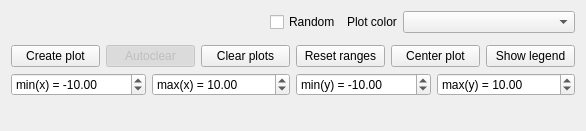
      <widget class="QWidget" name="Plots">
       <attribute name="title">
        <string>Plots</string>
       </attribute>
       <layout class="QVBoxLayout" name="verticalLayout_3" stretch="0,1,0,0,0">
        <item>
         <layout class="QHBoxLayout" name="horizontalLayout_13" stretch="3,0,0,2">
          <item>
           <spacer name="horizontalSpacer">
            <property name="orientation">
             <enum>Qt::Horizontal</enum>
            </property>
            <property name="sizeHint" stdset="0">
             <size>
              <width>40</width>
              <height>20</height>
             </size>
            </property>
           </spacer>
          </item>
          <item>
           <widget class="QCheckBox" name="random_color_checkbox">
            <property name="text">
             <string>Random</string>
            </property>
           </widget>
          </item>
          <item>
           <widget class="QLabel" name="label">
            <property name="text">
             <string>Plot color</string>
            </property>
           </widget>
          </item>
          <item>
           <widget class="QComboBox" name="plot_color"/>
          </item>
         </layout>
        </item>
        <item>
         <widget class="QCustomPlot" name="plot_area" native="true"/>
        </item>
        <item>
         <layout class="QHBoxLayout" name="horizontalLayout_8">
          <item>
           <widget class="QPushButton" name="create_plot_checkbox">
            <property name="focusPolicy">
             <enum>Qt::NoFocus</enum>
            </property>
            <property name="text">
             <string>Create plot</string>
            </property>
            <property name="checkable">
             <bool>true</bool>
            </property>
           </widget>
          </item>
          <item>
           <widget class="QPushButton" name="autoclear_checkbox">
            <property name="enabled">
             <bool>false</bool>
            </property>
            <property name="focusPolicy">
             <enum>Qt::NoFocus</enum>
            </property>
            <property name="text">
             <string>Autoclear</string>
            </property>
            <property name="checkable">
             <bool>true</bool>
            </property>
            <property name="checked">
             <bool>true</bool>
            </property>
           </widget>
          </item>
          <item>
           <widget class="QPushButton" name="clear_plot">
            <property name="focusPolicy">
             <enum>Qt::NoFocus</enum>
            </property>
            <property name="text">
             <string>Clear plots</string>
            </property>
           </widget>
          </item>
          <item>
           <widget class="QPushButton" name="reset_plot_ranges">
            <property name="focusPolicy">
             <enum>Qt::NoFocus</enum>
            </property>
            <property name="text">
             <string>Reset ranges</string>
            </property>
           </widget>
          </item>
          <item>
           <widget class="QPushButton" name="center_plot">
            <property name="focusPolicy">
             <enum>Qt::NoFocus</enum>
            </property>
            <property name="text">
             <string>Center plot</string>
            </property>
           </widget>
          </item>
          <item>
           <widget class="QPushButton" name="show_legend">
            <property name="focusPolicy">
             <enum>Qt::NoFocus</enum>
            </property>
            <property name="text">
             <string>Show legend</string>
            </property>
            <property name="checkable">
             <bool>true</bool>
            </property>
           </widget>
          </item>
         </layout>
        </item>
        <item>
         <layout class="QHBoxLayout" name="horizontalLayout_9">
          <item>
           <widget class="QDoubleSpinBox" name="x_min">
            <property name="specialValueText">
             <string/>
            </property>
            <property name="prefix">
             <string>min(x) = </string>
            </property>
            <property name="decimals">
             <number>2</number>
            </property>
            <property name="minimum">
             <double>-1000000.000000000000000</double>
            </property>
            <property name="maximum">
             <double>1000000.000000000000000</double>
            </property>
            <property name="stepType">
             <enum>QAbstractSpinBox::AdaptiveDecimalStepType</enum>
            </property>
            <property name="value">
             <double>-10.000000000000000</double>
            </property>
           </widget>
          </item>
          <item>
           <widget class="QDoubleSpinBox" name="x_max">
            <property name="specialValueText">
             <string/>
            </property>
            <property name="prefix">
             <string>max(x) = </string>
            </property>
            <property name="decimals">
             <number>2</number>
            </property>
            <property name="minimum">
             <double>-1000000.000000000000000</double>
            </property>
            <property name="maximum">
             <double>1000000.000000000000000</double>
            </property>
            <property name="stepType">
             <enum>QAbstractSpinBox::AdaptiveDecimalStepType</enum>
            </property>
            <property name="value">
             <double>10.000000000000000</double>
            </property>
           </widget>
          </item>
          <item>
           <widget class="QDoubleSpinBox" name="y_min">
            <property name="specialValueText">
             <string/>
            </property>
            <property name="accelerated">
             <bool>false</bool>
            </property>
            <property name="prefix">
             <string>min(y) = </string>
            </property>
            <property name="decimals">
             <number>2</number>
            </property>
            <property name="minimum">
             <double>-1000000.000000000000000</double>
            </property>
            <property name="maximum">
             <double>1000000.000000000000000</double>
            </property>
            <property name="stepType">
             <enum>QAbstractSpinBox::AdaptiveDecimalStepType</enum>
            </property>
            <property name="value">
             <double>-10.000000000000000</double>
            </property>
           </widget>
          </item>
          <item>
           <widget class="QDoubleSpinBox" name="y_max">
            <property name="wrapping">
             <bool>false</bool>
            </property>
            <property name="frame">
             <bool>true</bool>
            </property>
            <property name="specialValueText">
             <string/>
            </property>
            <property name="showGroupSeparator" stdset="0">
             <bool>false</bool>
            </property>
            <property name="prefix">
             <string>max(y) = </string>
            </property>
            <property name="decimals">
             <number>2</number>
            </property>
            <property name="minimum">
             <double>-1000000.000000000000000</double>
            </property>
            <property name="maximum">
             <double>1000000.000000000000000</double>
            </property>
            <property name="stepType">
             <enum>QAbstractSpinBox::AdaptiveDecimalStepType</enum>
            </property>
            <property name="value">
             <double>10.000000000000000</double>
            </property>
           </widget>
          </item>
         </layout>
        </item>
        <item>
         <layout class="QHBoxLayout" name="horizontalLayout_10">
          <item>
           <widget class="QLabel" name="invalid_x_ranges_label">
            <property name="font">
             <font>
              <pointsize>12</pointsize>
             </font>
            </property>
            <property name="styleSheet">
             <string notr="true">color: red;</string>
            </property>
            <property name="text">
             <string/>
            </property>
            <property name="alignment">
             <set>Qt::AlignCenter</set>
            </property>
           </widget>
          </item>
          <item>
           <widget class="QLabel" name="invalid_y_ranges_label">
            <property name="font">
             <font>
              <pointsize>12</pointsize>
             </font>
            </property>
            <property name="styleSheet">
             <string notr="true">color: red;</string>
            </property>
            <property name="text">
             <string/>
            </property>
            <property name="alignment">
             <set>Qt::AlignCenter</set>
            </property>
           </widget>
          </item>
         </layout>
        </item>
       </layout>
      </widget>
